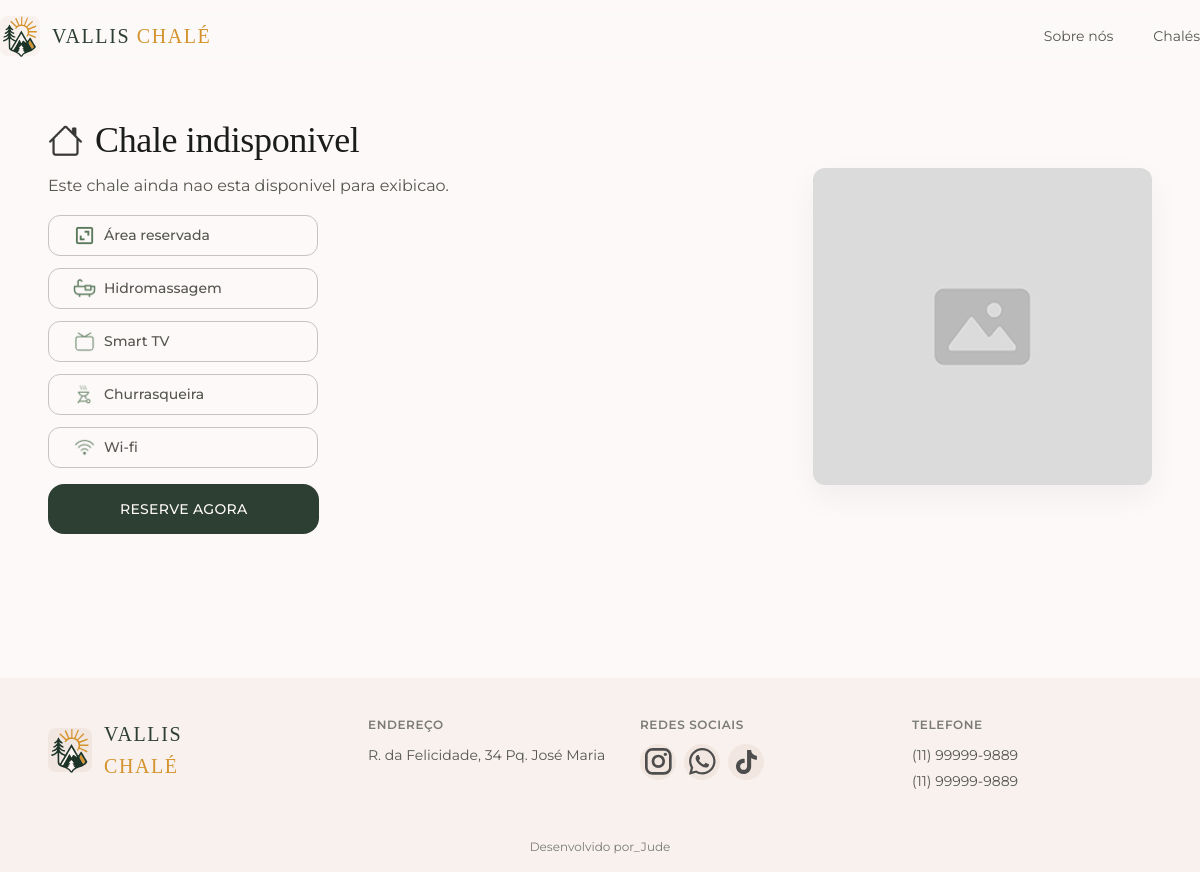
Page /pages/chale.php on the earlier database version.
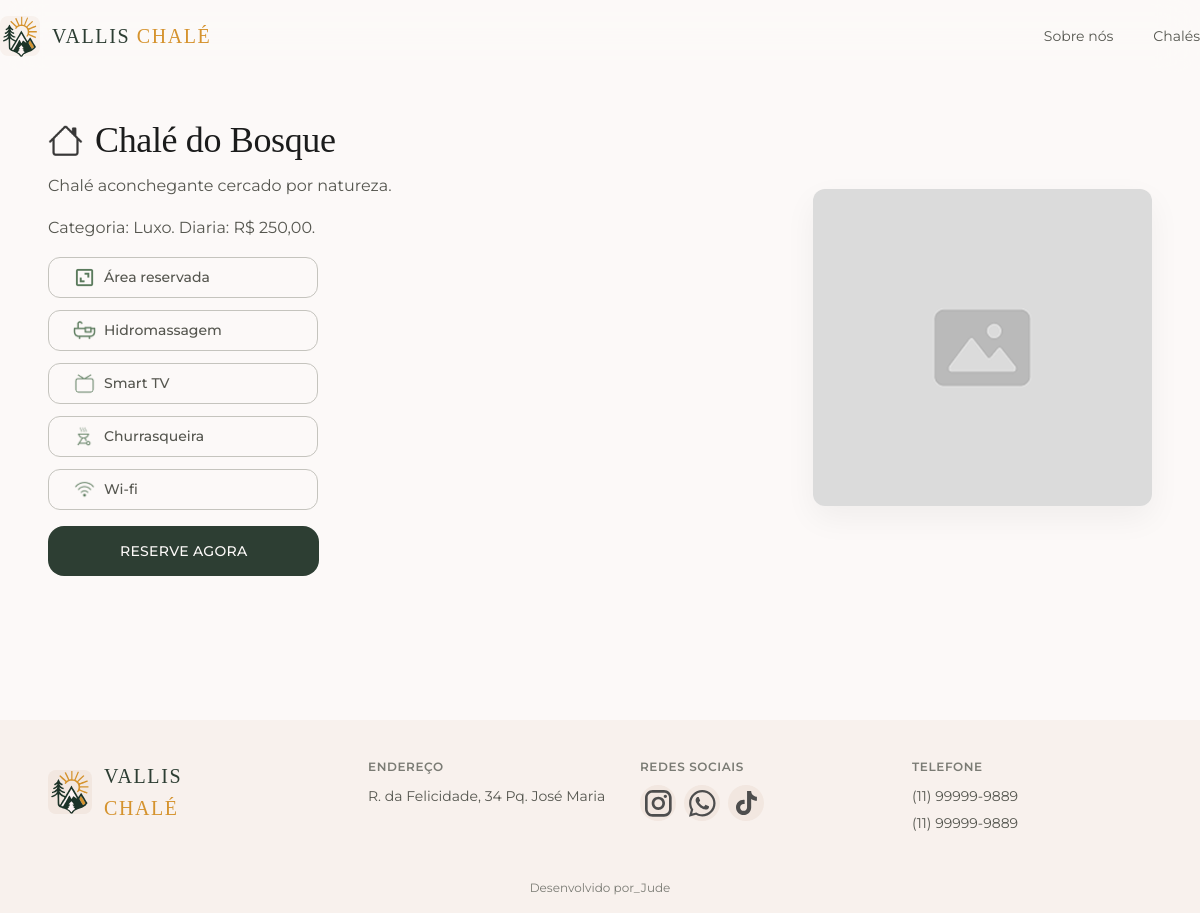
Same page on the later database version.
### tables this page shows
CREATE TABLE chale (
    id INT AUTO_INCREMENT PRIMARY KEY,
    nome VARCHAR(100) NOT NULL,
    descricao TEXT,
    imagem_url VARCHAR(255),
    preco_diaria DECIMAL(10,2) NOT NULL,
    datas_disponiveis JSON,
    disponibilidade BOOLEAN DEFAULT TRUE,
    categoria_id INT,
    FOREIGN KEY (categoria_id) REFERENCES categorias_chale(id)
);

CREATE TABLE categorias_chale (
    id INT AUTO_INCREMENT PRIMARY KEY,
    nome VARCHAR(100) NOT NULL,
    descricao TEXT
);

### pages/chale.php (the view, shortened to what this page needs)
<?php
require_once '../config.php';
$chale = null;
try {
    if (!$chale) {
        $chale = $pdo->query(
            'SELECT
                ch.*,
                cat.nome AS categoria_nome
             FROM chale ch
             LEFT JOIN categorias_chale cat ON ch.categoria_id = cat.id
             WHERE ch.disponibilidade = 1
             ORDER BY ch.id ASC
             LIMIT 1'
        )->fetch();
    }
} catch (PDOException $e) {
    $chale = null;
}
$chaleName = $chale['nome'] ?? 'Chale indisponivel';
$chaleDescription = $chale['descricao'] ?? 'Este chale ainda nao esta disponivel para exibicao.';
$chaleImage = ($chale && !empty($chale['imagem_url']))
    ? '../src/assets/img/' . ltrim($chale['imagem_url'], '/')
    : '../src/assets/img/placeholder.png';
$chalePrice = $chale ? number_format((float) ($chale['preco_diaria'] ?? 0), 2, ',', '.') : null;
$chaleCategory = $chale['categoria_nome'] ?? null;
?>
<!DOCTYPE html>
<html lang="en">
<head>
  <link rel="stylesheet" href="../frontEnd/styles/tokens.css" />
  <link rel="stylesheet" href="../frontEnd/styles/global.css" />
  <link rel="stylesheet" href="../frontEnd/styles/sections/nav.css" />
  <link rel="stylesheet" href="../frontEnd/styles/sections/hero.css" />
  <link rel="stylesheet" href="../frontEnd/styles/sections/footer.css" />
  <link rel="stylesheet" href="../frontEnd/styles/sections/reservas.css">
</head>
<body>
<?php include "../frontEnd/includes/nav.inc.php"; ?>
  <div class="container hospedagens__grid">
    <div class="hospedagens__content">
      <div class="hospedagens__header">
        <img src="../src/assets/img/bi_house.png" class="hospedagens__icon-title" alt="">
        <h2 class="hospedagens__title"><?= htmlspecialchars($chaleName, ENT_QUOTES, 'UTF-8') ?></h2>
      </div>
      <p class="hospedagens__text">
        <?= htmlspecialchars($chaleDescription, ENT_QUOTES, 'UTF-8') ?>
      </p>
      <?php if ($chalePrice || $chaleCategory): ?>
        <p class="hospedagens__text">
          <?php if ($chaleCategory): ?>
            Categoria: <?= htmlspecialchars($chaleCategory, ENT_QUOTES, 'UTF-8') ?>.
          <?php endif; ?>
          <?php if ($chalePrice): ?>
            Diaria: R$ <?= $chalePrice ?>.
          <?php endif; ?>
        </p>
      <?php endif; ?>
      <div class="hospedagens__amenities">
        <div class="amenity-item">
          <img src="../src//assets/img/bx_area.png" alt=""> <span>Área reservada</span>
        </div>
        <div class="amenity-item">
          <img src="../src/assets/img/ph_bathtub.png" alt=""> <span>Hidromassagem</span>
        </div>
        <div class="amenity-item">
          <img src="../src//assets/img/mynaui_tv.png" alt=""> <span>Smart TV</span>
        </div>
        <div class="amenity-item">
          <img src="../src//assets/img/material-symbols-light_outdoor-grill-outline.png" alt=""> <span>Churrasqueira</span>
        </div>
        <div class="amenity-item">
          <img src="../src/assets/img/proicons_wi-fi.png" alt=""> <span>Wi-fi</span>
        </div>
      </div>
     <a href="<?= BASE_URL ?>/pages/reservar.php<?= $chale ? '?id_chale=' . (int) $chale['id'] : '' ?>">
       <button class="btn btn-reserve-now">RESERVE AGORA</button>
     </a>
    </div>
    <div class="hospedagens__visual">
      <img src="<?= htmlspecialchars($chaleImage, ENT_QUOTES, 'UTF-8') ?>" alt="Vista externa do <?= htmlspecialchars($chaleName, ENT_QUOTES, 'UTF-8') ?>" class="hospedagens__main-image">
    </div>
  </div>
<?php include "../frontEnd/includes/footer.inc.php"; ?>
</body>
</html>

Differences in the rows shown:
added chale: nome "Chalé do Bosque", descricao "Chalé aconchegante cercado por natureza.", categoria.nome "Luxo", preco_diaria "250,00"
Other differences:
$chaleName: "Chale indisponivel" → (not shown)
$chaleDescription: "Este chale ainda nao esta disponivel para exibicao." → (not shown)
text now shown: "Categoria: . Diaria: R$ ."
